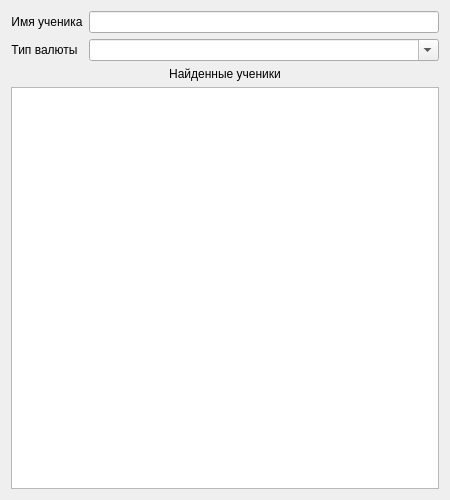
<?xml version="1.0" encoding="UTF-8"?>
<ui version="4.0">
 <class>SearchStudentDialog</class>
 <widget class="QDialog" name="SearchStudentDialog">
  <property name="geometry">
   <rect>
    <x>0</x>
    <y>0</y>
    <width>450</width>
    <height>500</height>
   </rect>
  </property>
  <property name="minimumSize">
   <size>
    <width>450</width>
    <height>300</height>
   </size>
  </property>
  <property name="maximumSize">
   <size>
    <width>450</width>
    <height>500</height>
   </size>
  </property>
  <property name="windowTitle">
   <string>Поиск студента</string>
  </property>
  <property name="modal">
   <bool>true</bool>
  </property>
  <layout class="QVBoxLayout" name="verticalLayout">
   <item>
    <layout class="QFormLayout" name="gLayout_1">
     <item row="0" column="0">
      <widget class="QLabel" name="info_lbl_2">
       <property name="text">
        <string>Имя ученика</string>
       </property>
       <property name="alignment">
        <set>Qt::AlignCenter</set>
       </property>
      </widget>
     </item>
     <item row="0" column="1">
      <widget class="QLineEdit" name="student_name_le"/>
     </item>
     <item row="1" column="0">
      <widget class="QLabel" name="info_lbl_1">
       <property name="text">
        <string>Тип валюты</string>
       </property>
       <property name="alignment">
        <set>Qt::AlignCenter</set>
       </property>
      </widget>
     </item>
     <item row="1" column="1">
      <widget class="QComboBox" name="currency_box">
       <property name="editable">
        <bool>true</bool>
       </property>
      </widget>
     </item>
    </layout>
   </item>
   <item>
    <widget class="QLabel" name="info_lbl_3">
     <property name="text">
      <string>Найденные ученики</string>
     </property>
     <property name="alignment">
      <set>Qt::AlignCenter</set>
     </property>
    </widget>
   </item>
   <item>
    <widget class="QListWidget" name="students_list"/>
   </item>
  </layout>
 </widget>
 <resources/>
 <connections/>
</ui>
